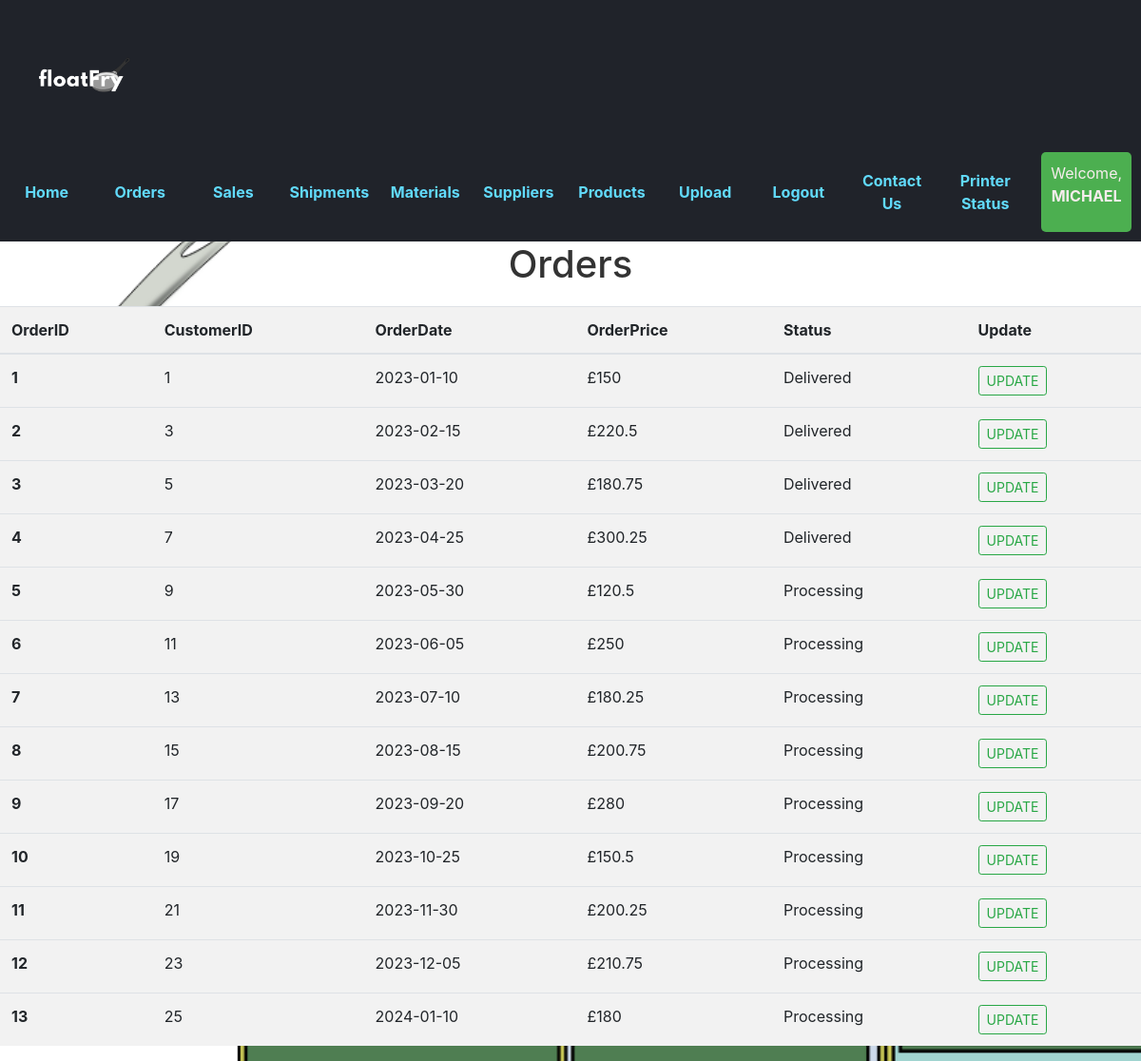
/Orders (signed in), run on the app's committed database.
### tables this page shows
CREATE TABLE Accounts (
    AccountsID INTEGER PRIMARY KEY AUTOINCREMENT,
    Username VARCHAR(255),
    Admin BOOLEAN,
    RoleID INTEGER,
    Role VARCHAR(255),
    EmployeeID INTEGER, Password VARCHAR(100),
    FOREIGN KEY (RoleID) REFERENCES Roles(RoleID),
    FOREIGN KEY (EmployeeID) REFERENCES Employees(EmployeeID)
);

CREATE TABLE Orders (
    OrderID INT PRIMARY KEY,
    CustomerID INT,
    OrderedDate DATE,
    OrderPrice DECIMAL(10, 2),
    OrderStatus VARCHAR(255),
    FOREIGN KEY (CustomerID) REFERENCES Customers(CustomerID)
);

### Test.py (the view)
@app.route('/Orders')
def orders():
    user = get_current_user()
    db = get_db()
    if 'logged_in' in session and session['logged_in'] and user['RoleID'] in [1,2,3,4,5]:
        all_entries_cursor = db.execute('SELECT * FROM Orders')
        orders = all_entries_cursor.fetchall()
        return render_template('orders.html',  user = user, orders = orders)
    else:
        return redirect(url_for('login'))

### Test.py (called while the page is built)
def get_current_user():
    user = None
    if "user" in session:
        user = session['user']
        print(user)
        db = get_db()
        user_cursor = db.execute("select * from Accounts where Username = ?", [user])
        user = user_cursor. fetchone()
    return user

### users_database.py (called while the page is built)
def connect_database():
    db_filename = 'FloatFry.db'
    sql =sqlite3.connect(os.path.join('database/', "FloatFry.db"))
    sql.row_factory = sqlite3.Row
    return sql

def get_db():
    if not hasattr(g, 'FloatFry_db'):
        g.FloatFry_db = connect_database()
    return g.FloatFry_db

### templates/orders.html (shortened to what this page needs)
{%from 'links.html' import links %}
<!DOCTYPE html>
<html lang="en">
<head>
    <link rel="stylesheet" href="{{ url_for('static', filename='styles.css') }}">
    <link rel="stylesheet" href="https://maxcdn.bootstrapcdn.com/bootstrap/4.5.2/css/bootstrap.min.css">
</head>
<body>
    <header>
        <div class="logo">
            <img src="{{ url_for('static', filename='float_fry_logo.png') }}" alt="Float Fry Logo">
        </div>
        <nav>
            {{links(user)}}
        </nav>
    </header>
    <h1>Orders</h1>
    <table class="table">
        <thead>
          <tr>
            <th scope="col">OrderID</th>
            <th scope="col">CustomerID</th>
            <th scope="col">OrderDate</th>
            <th scope="col">OrderPrice</th>
            <th scope="col">Status</th>
            <th scope="col">Update</th>
          </tr>
        </thead>
        <tbody>
            {% if orders %}
                {% for ord in orders %}
                    <tr>
                        <th scope="row">{{ ord["OrderID"] }}</th>
                        <td>{{ ord["CustomerID"] }}</td>
                        <td>{{ ord["OrderedDate"] }}</td>
                        <td>£{{ ord["OrderPrice"] }}</td>
                        <td>{{ ord["OrderStatus"] }}</td>
                        <td><a class="btn btn-sm btn-outline-success" href="{{ url_for('update', ordid = ord['OrderID']) }}">UPDATE</a></td>
                    </tr>
                {% endfor %}
            {% endif %}
        </tbody>
      </table>
</body>
</html>

### templates/links.html (shortened to what this page needs)
{% macro links(user)%}
    <ul>
        {% if user and user['RoleID'] in [5,4]  %}
        <li><a href="{{ url_for('home') }}">Home</a></li>
        <li><a href="{{ url_for('orders') }}">Orders</a></li>
        <li><a href="{{ url_for('sales') }}">Sales</a></li>
        <li><a href="{{ url_for('shipments') }}">Shipments</a></li>
        <li><a href="{{ url_for('materials') }}">Materials</a></li>
        <li><a href="{{ url_for('suppliers') }}">Suppliers</a></li>
        <li><a href="{{ url_for('products') }}">Products</a></li>
        <li><a href="{{ url_for('upload_file') }}">Upload</a></li>
        <li><a href="{{ url_for('logout') }}">Logout</a></li>
        <li><a href="{{ url_for('contact') }}">Contact Us</a></li>
        <li><a href="{{ url_for('viewPrinter') }}">Printer Status</a></li>
        {% endif %}
        <li>
            {% if user %}
                <div class="user-info">
                    <p>Welcome, <span>{{ user['username'] }}</span></p>
                </div>
            {% endif %}
        </li>
    </ul>
{%endmacro%}

### static/styles.css (style rules this page uses)
body { font-family: Arial, sans-serif; background-color: #f0f0f0; margin: 0; padding: 0; background: url('splash.png'); background-size: cover; opacity: 1; }
header { background-color: #20232a; color: #61dafb; padding: 10px; display: flex; justify-content: space-between; align-items: center; }
.logo img { width: 150px; }
nav ul { list-style-type: none; display: flex; gap: 20px; margin: 0; padding: 0; align-items: center; justify-content: space-between; }
nav ul li { flex: 1; text-align: center; }
nav ul li a { text-decoration: none; color: #61dafb; font-weight: bold; transition: color 0.2s; display: block; padding: 10px 0; }
.user-info { background-color: #f9f1f1; color: rgb(0, 0, 0); padding: 5px 10px; border-radius: 5px; }
h1 { text-align: center; margin-top: 50px; font-size: 36px; color: #333; }
.table { width: 100%; border-collapse: collapse; margin-top: 20px; color: rgb(247, 237, 237); background-color: #f2f2f2; }
.user-info { background-color: #4CAF50; color: white; padding: 10px; border-radius: 5px; }
.user-info span { font-weight: bold; }
p { font-size: 16px; color: rgb(247, 237, 237); }

### data on the page
Accounts: username "MICHAEL"
Orders: OrderID "1", CustomerID "1", OrderedDate "2023-01-10", OrderPrice "150", OrderStatus "Delivered"
Orders: OrderID "2", CustomerID "3", OrderedDate "2023-02-15", OrderPrice "220.5", OrderStatus "Delivered"
Orders: OrderID "3", CustomerID "5", OrderedDate "2023-03-20", OrderPrice "180.75", OrderStatus "Delivered"
Orders: OrderID "4", CustomerID "7", OrderedDate "2023-04-25", OrderPrice "300.25", OrderStatus "Delivered"
Orders: OrderID "5", CustomerID "9", OrderedDate "2023-05-30", OrderPrice "120.5", OrderStatus "Processing"
Orders: OrderID "6", CustomerID "11", OrderedDate "2023-06-05", OrderPrice "250", OrderStatus "Processing"
Orders: OrderID "7", CustomerID "13", OrderedDate "2023-07-10", OrderPrice "180.25", OrderStatus "Processing"
Orders: OrderID "8", CustomerID "15", OrderedDate "2023-08-15", OrderPrice "200.75", OrderStatus "Processing"
Orders: OrderID "9", CustomerID "17", OrderedDate "2023-09-20", OrderPrice "280", OrderStatus "Processing"
Orders: OrderID "10", CustomerID "19", OrderedDate "2023-10-25", OrderPrice "150.5", OrderStatus "Processing"
Orders: OrderID "11", CustomerID "21", OrderedDate "2023-11-30", OrderPrice "200.25", OrderStatus "Processing"
Orders: OrderID "12", CustomerID "23", OrderedDate "2023-12-05", OrderPrice "210.75", OrderStatus "Processing"
Orders: OrderID "13", CustomerID "25", OrderedDate "2024-01-10", OrderPrice "180", OrderStatus "Processing"
